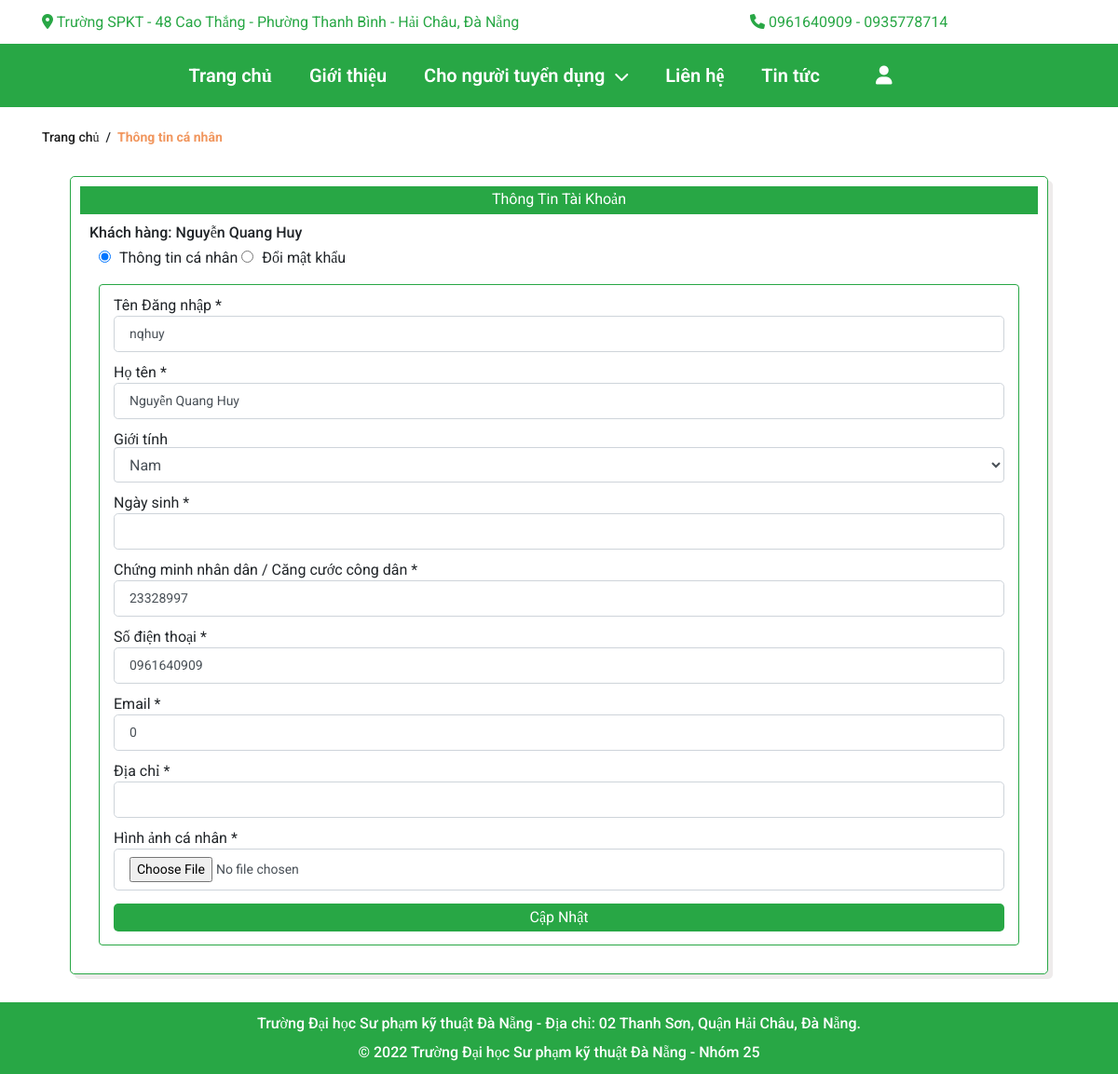
Page /?act=taikhoan&xuli=account (signed in) on the committed database.
### tables this page shows
CREATE TABLE `taikhoan` (
  `maTK` int(10) NOT NULL,
  `maQuyen` int(11) NOT NULL,
  `taiKhoan` varchar(50) NOT NULL,
  `matKhau` varchar(50) NOT NULL,
  `hoTen` varchar(255) NOT NULL,
  `gioiTinh` varchar(10) NOT NULL,
  `ngaySinh` varchar(50) NOT NULL,
  `CMND` varchar(20) NOT NULL,
  `SDT` int(11) NOT NULL,
  `email` int(11) NOT NULL,
  `diaChi` varchar(255) NOT NULL,
  `hinhAnh` varchar(255) NOT NULL,
  `trangThai` int(11) NOT NULL,
  `thoiGian` varchar(255) NOT NULL
);

### Controllers/LoginController.php (called while the page is built, shortened)
<?php
require_once("Models/login.php");
class LoginController
{
    var $login_model;
    public function __construct()
    {
        $this->login_model = new Login();
    }
    function account()
    {
        $data = $this->login_model->account();
        require_once('Views/index.php');
    }
}
?>

### Models/connection.php (called while the page is built, shortened)
<?php
    class connection{
        function __construct()
        {
            $severname ="localhost";
            $username ="root";
            $password ="";
            $db_name ="gtngv";
            $this->conn = new mysqli($severname,$username,$password,$db_name);
        }
    }
?>

### Models/login.php (called while the page is built, shortened)
<?php
class Login extends Model
{
    var $conn;
    function __construct()
    {
        $conn_obj = new connection();
        $this->conn = $conn_obj->conn;
    }
    function account()
    {
        $id = $_SESSION['login']['maTK'];
        return $this->conn->query("SELECT * from taikhoan where maTK = $id")->fetch_assoc();
    }
}

### Views/login/infoedit.php (the view, shortened to what this page needs)
<section id ="main">
    <div class="container ">
        <div class="break-crumb">
            <div class="break-crumb__head">
                <div class="home">
                    <a href="#">
                        <span>Trang chủ</span>
                    </a>
                        <span class="mr_lr">&nbsp;/ &nbsp;</span>
                </div>
                <div>
                    <strong>
                        <span>Thông tin cá nhân</span>
                    </strong>
                </div>
            </div>
        </div>
        <div class="container-infor">
            <?php if(isset($data)) {
                ?>
                <label class="container-infor__title">Thông Tin Tài Khoản</label>
                <h2 class ="container-infor__name">Khách hàng: <span><?= $data['hoTen'] ?></span></h2>
                <input checked="true" class= "infoChange-type" type="radio" name="radio-changeInfor" id="radio-changeInfor" style="margin-left: 20px;">
                <label for="radio-changeInfor">
                    <span>Thông tin cá nhân </span>
                </label>
                <input class= "infoChange-type" type="radio" name="radio-changeInfor" id="radio-changePass"  <?php if (isset($_COOKIE['doimk'])) { echo 'checked="true"';}?>>
                <label for="radio-changePass">
                    <span> Đổi mật khẩu </span>
                </label>
                <form  action="?act=taikhoan&xuli=updateinfo" class="container-inforChange  container-inforp" method="POST" enctype="multipart/form-data">
                    <fieldset class="container-infor__item name-login">
                        <label>Tên Đăng nhập</label>
                        <span class="required">*</span>
                        <input id="nameLogin" name = "taiKhoan" type="text" value="<?= $data['taiKhoan']?>" class="form-control form-control-lg edit  " placeholder=""/>
                    </fieldset>
                    <fieldset class="container-infor__item">
                        <label>Họ tên</label>
                        <span class="required">*</span>
                        <input type="text" name ="hoTen" value ="<?= $data['hoTen'] ?>"class="form-control form-control-lg edit" placeholder=""/>
                    </fieldset>
                    <fieldset class="container-infor__item">
                        <label>Giới tính</label>
                        <select class="form-control" name ="gioiTinh" value ="<?= $data['gioiTinh'] ?>">
                            <option>Nam</option>
                        </select>
                    </fieldset>
                    <fieldset class="container-infor__item">
                        <label>Ngày sinh</label>
                        <span class="required">*</span>
                        <input type="text" name ="ngaySinh" value ="<?= $data['ngaySinh'] ?>"class="form-control form-control-lg edit" placeholder=""/>
                    </fieldset>
                    <fieldset class="container-infor__item">
                        <label>Chứng minh nhân dân / Căng cước công dân</label>
                        <span class="required">*</span>
                        <input type="text" name ="CMND" value ="<?= $data['CMND'] ?>"class="form-control form-control-lg edit" placeholder=""/>
                    </fieldset>
                    <fieldset class="container-infor__item">
                        <label>Số điện thoại </label>
                        <span class="required">*</span>
                        <input type="tel" name ="SDT" value="0<?= $data['SDT']?>" class="form-control form-control-lg edit" placeholder=""/>
                    </fieldset>
                    <fieldset class="container-infor__item">
                        <label>Email </label>
                        <span class="required">*</span>
                        <input type="email" name ="email" value="<?= $data['email']?>" class="form-control form-control-lg edit" placeholder=""/>
                    </fieldset>
                    <fieldset class="container-infor__item">
                        <label>Địa chỉ </label>
                        <span class="required">*</span>
                        <input type="text" name = "diaChi" value="<?= $data['diaChi']?>" class="form-control form-control-lg edit" placeholder=""/>
                    </fieldset>
                    <fieldset class="container-infor__item">
                        <label>Hình ảnh cá nhân </label>
                        <span class="required">*</span>
                        <input type="file" name = "hinhAnh" class="form-control form-control-lg edit" placeholder=""/>
                    </fieldset>
                    <div class="container-infor__item">
                        <input class="btn-edit" type="submit" value="Cập Nhật" name="submit">
                    </div>
            </form>
            <?php }
            else {
                echo "khong lay dc ";
            }
            ?>
        </div>
    </div>
</section>

### Publics/css/style.css (style rules this page uses)
:root { --cl-backad:#f7f8fb; --cl-textad :#858796; --cl-green: #4eb92d; --cl-red: #ed1b36; --cl-orange: #f1975f; --cl-text: #686868; --cl-title: #1e1e1e; --cl-primary: #28a745; --cl-textprimary: #194A1A; }
body { box-sizing: border-box; overflow-x: hidden; font-family: 'Roboto', 'sans-serif'; display: table; }
html { font-size: 62.5%; line-height: 1.6; height: 100%; }
a { color: #1e1e1e; }
html, body { width: 100%; height: 100%; }

### Publics/css/login.css (style rules this page uses)
.break-crumb__head { font-size: 14px; line-height: 24px; font-weight: 500; display: flex; margin-bottom: 12px; }
.break-crumb__head strong span { color :var(--cl-orange); }
.container-infor { border-radius: 5px; margin: 30px; padding: 10px; border: 1px solid var(--cl-primary); box-shadow: 5px 5px rgb(238, 235, 235); }
.container-infor__item { margin: 14px 15px; }
.container-infor__item input { margin-top: 3px; }
.container-infor__item .edit { font-size: 14px !important; }
.btn-edit { background-color: var(--cl-primary); display: block; width: 100%; outline: none; border: none; height: 30px; color:#ffff; border-radius: 5px; }
.container-infor__title { color:#ffff; text-align: center; line-height: 1.8rem; height: 30px; width: 100%; background-color: var(--cl-primary); }
.container-infor__name { margin: 10px; }
.container-inforChange { margin: 20px; }
.infoChange-type { margin-right: 5px; }
.container-pass,.container-inforp { border: var(--cl-primary) 1px solid; border-radius: 4px; display: none; }
#radio-changeInfor:checked ~ .container-inforp { display: block; }

### rows in the picture
taikhoan: hoTen "Nguyễn Quang Huy", taiKhoan "nqhuy", gioiTinh "Nam", CMND "23328997", SDT "0961640909", email "0"
